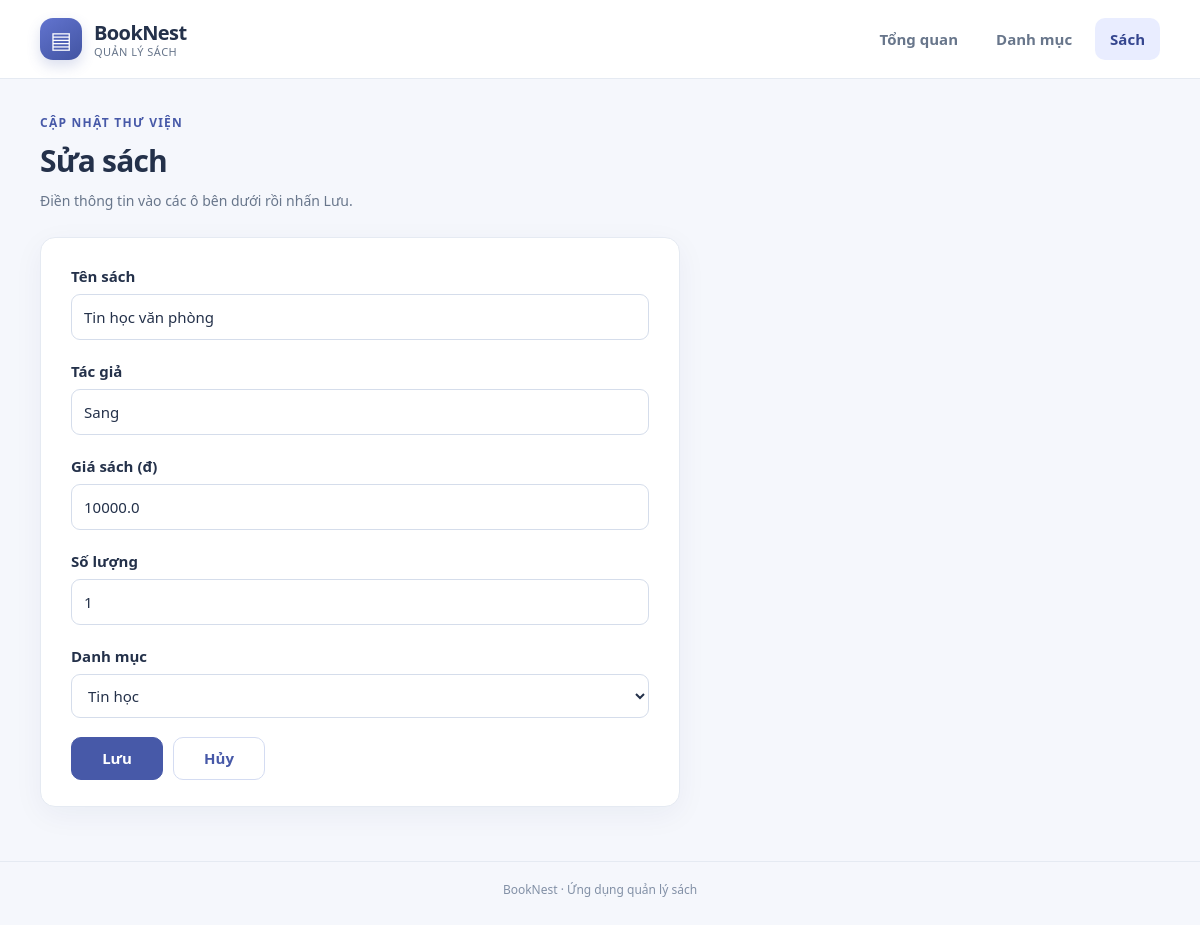
/books/1/edit, run on the app's committed database.
### tables this page shows
CREATE TABLE books (
                id INTEGER PRIMARY KEY AUTOINCREMENT,
                title TEXT NOT NULL,
                author TEXT,
                price REAL NOT NULL CHECK (price >= 0),
                quantity INTEGER NOT NULL DEFAULT 0 CHECK (quantity >= 0),
                category_id INTEGER NOT NULL,
                FOREIGN KEY (category_id) REFERENCES categories(id) ON DELETE RESTRICT
            );

CREATE TABLE categories (
                id INTEGER PRIMARY KEY AUTOINCREMENT,
                name TEXT NOT NULL UNIQUE,
                description TEXT
            );

### app.py (the view, shortened to what this page needs)
@app.route("/books/add", methods=["GET", "POST"])
@app.route("/books/<int:id>/edit", methods=["GET", "POST"])
def book_form(id=None):
    book = {"title": "", "author": "", "price": "", "quantity": 0, "category_id": ""}
    error = None
    with closing(get_connection()) as connection:
        if id is not None:
            row = connection.execute("SELECT * FROM books WHERE id = ?", (str(id),)).fetchone()
            if row is None:
                abort(404)
            book = {field: row[field] for field in book}
        categories = connection.execute("SELECT id, name FROM categories ORDER BY name").fetchall()
    return render_template("book_form.html", book=book, categories=categories, error=error, id=id)

### database.py (called while the page is built)
def get_connection():
    connection = sqlite3.connect(DATABASE_PATH)
    connection.row_factory = sqlite3.Row
    connection.execute("PRAGMA foreign_keys = ON")
    return connection

### templates/book_form.html (shortened to what this page needs)
{% extends "base.html" %}
{% set heading = 'Thêm sách' if id is none else 'Sửa sách' %}
{% block content %}
<div class="page-heading"><div><p class="eyebrow">CẬP NHẬT THƯ VIỆN</p><h1>{{ heading }}</h1><p class="page-description">Điền thông tin vào các ô bên dưới rồi nhấn Lưu.</p></div></div>
{% if categories %}
<form class="entry-form" method="post">
    <label for="title">Tên sách</label>
    <input id="title" name="title" value="{{ book.title }}" required>
    <label for="author">Tác giả</label>
    <input id="author" name="author" value="{{ book.author or '' }}">
    <label for="price">Giá sách (đ)</label>
    <input id="price" name="price" type="number" min="0" step="any" value="{{ book.price }}" required>
    <label for="quantity">Số lượng</label>
    <input id="quantity" name="quantity" type="number" min="0" step="1" value="{{ book.quantity }}" required>
    <label for="category_id">Danh mục</label>
    <select id="category_id" name="category_id" required>
        {% for category in categories %}
        <option value="{{ category.id }}"{% if category.id|string == book.category_id|string %} selected{% endif %}>{{ category.name }}</option>
        {% endfor %}
    </select>
    <div class="form-actions">
        <button type="submit">Lưu</button>
        <a class="button secondary" href="{{ url_for('books') }}">Hủy</a>
    </div>
</form>
{% else %}
<p>Bạn cần tạo danh mục trước khi thêm sách.</p>
<a class="button" href="{{ url_for('category_form') }}">Thêm danh mục</a>
{% endif %}
{% endblock %}

### static/style.css (style rules this page uses)
:root { --ink: #24314a; --muted: #68768b; --primary: #4759a8; --primary-dark: #35468f; --accent: #e9edff; --surface: #ffffff; --background: #f5f7fc; --line: #e5eaf2; --danger: #b34251; --radius: 15px; --shadow: 0 8px 30px rgba(25, 44, 91, 0.05); }
* { box-sizing: border-box; }
body { margin: 0; background: var(--background); color: var(--ink); font: 15px/1.6 system-ui, -apple-system, "Segoe UI", Arial, sans-serif; }
a { color: var(--primary); }
.page-heading { display: flex; justify-content: space-between; align-items: center; flex-wrap: wrap; gap: 16px; margin-bottom: 24px; }
.page-heading h1, h1 { margin: 0; font-size: clamp(24px, 3vw, 30px); font-weight: 750; letter-spacing: -.8px; }
.eyebrow { margin: 0 0 5px; color: var(--primary); font-size: 12px; font-weight: 800; letter-spacing: 1.25px; text-transform: uppercase; }
.page-description { color: var(--muted); margin: 5px 0 0; font-size: 14px; }
button, .button { display: inline-flex; justify-content: center; align-items: center; gap: 6px; padding: 10px 17px; border: 1px solid var(--primary); border-radius: 10px; background: var(--primary); color: white; font: inherit; font-weight: 650; line-height: 1.4; text-decoration: none; cursor: pointer; transition: background .2s, transform .15s, box-shadow .2s; }
.secondary { color: var(--primary); background: white; border-color: #d4dcf2; }
.entry-form { width: min(100%, 640px); padding: 26px 30px; background: white; border: 1px solid var(--line); border-radius: var(--radius); box-shadow: var(--shadow); }
.entry-form label { display: block; margin: 0 0 6px; font-weight: 650; }
input, textarea, select { max-width: 100%; padding: 10px 12px; border: 1px solid #d5ddeb; border-radius: 9px; background: white; color: var(--ink); font: inherit; outline: none; }
.entry-form input, .entry-form textarea, .entry-form select { width: 100%; margin-bottom: 19px; }
.form-actions { display: flex; align-items: center; flex-wrap: wrap; gap: 10px; }
.form-actions .button, .form-actions button { min-width: 92px; }

### data on the page
books: title "Tin học văn phòng", author "Sang", price "10000.0", quantity "1", category_id "Tin học"

### other printed values
{{ heading }} "Sửa sách"
